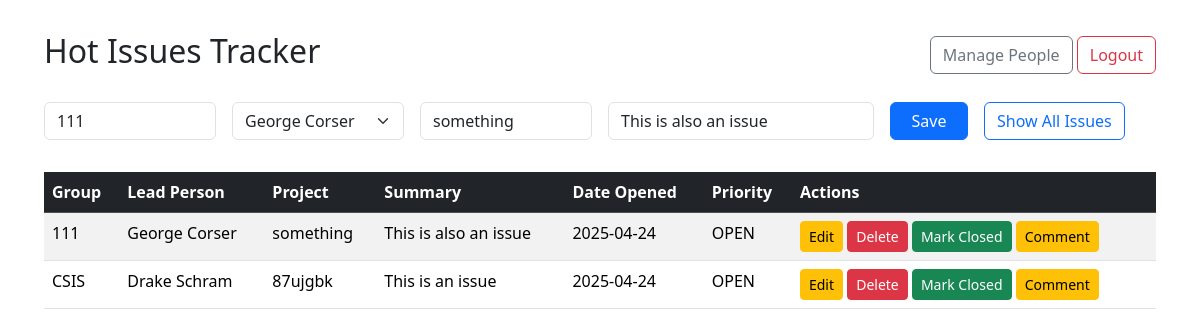
/index.php?edit=3 (signed in), run on the app's committed database.
### tables this page shows
CREATE TABLE `iss_issues` (
  `id` int(11) NOT NULL,
  `short_description` varchar(255) NOT NULL,
  `lead_person` int(11) NOT NULL,
  `open_date` date NOT NULL,
  `close_date` date NOT NULL,
  `priority` varchar(255) NOT NULL,
  `org` varchar(255) NOT NULL,
  `project` varchar(255) NOT NULL,
  `per_id` int(11) NOT NULL
);

CREATE TABLE `iss_persons` (
  `id` int(11) NOT NULL,
  `fname` varchar(255) NOT NULL,
  `lname` varchar(255) NOT NULL,
  `email` varchar(255) NOT NULL,
  `pwd_hash` varchar(255) NOT NULL,
  `pwd_salt` varchar(255) NOT NULL,
  `admin` tinyint(1) NOT NULL
);

### index.php (the view, shortened to what this page needs)
<?php
$pdo = DB::connect();
$peopleStmt = $pdo->query("SELECT id, fname, lname FROM iss_persons ORDER BY fname, lname");
$people = $peopleStmt->fetchAll(PDO::FETCH_ASSOC);
$showAll = $_SESSION['show_all_issues'] ?? false;
function getPersonName($people, $id) {
  foreach ($people as $person) {
    if ($person['id'] == $id) {
      return $person['fname'] . ' ' . $person['lname'];
    }
  }
  return '[Unknown]';
}
$editIssue = null;
if (isset($_GET['edit'])) {
  $stmt = $pdo->prepare("SELECT * FROM iss_issues WHERE id = ?");
  $stmt->execute([$_GET['edit']]);
  $editIssue = $stmt->fetch(PDO::FETCH_ASSOC);
}
$issuesStmt = $pdo->prepare(
  $showAll ? "SELECT * FROM iss_issues ORDER BY id DESC" : "SELECT * FROM iss_issues WHERE priority = 'OPEN' ORDER BY id DESC"
);
$issuesStmt->execute();
$issues = $issuesStmt->fetchAll(PDO::FETCH_ASSOC);
?>
<!DOCTYPE html>
<html lang="en">
<head>
  <link href="https://cdn.jsdelivr.net/npm/bootstrap@5.3.2/dist/css/bootstrap.min.css" rel="stylesheet">
</head>
<body>
<div class="container">
  <div class="d-flex justify-content-between align-items-center mb-4">
    <h2>Hot Issues Tracker</h2>
    <div>
      <a href="people.php" class="btn btn-outline-secondary">Manage People</a>
      <a href="logout.php" class="btn btn-outline-danger">Logout</a>
    </div>
  </div>
  <div class="form-section">
    <form method="POST">
      <div class="row g-3">
        <div class="col-md-2">
          <input type="text" name="group" class="form-control" placeholder="Group" required value="<?= $editIssue['org'] ?? '' ?>">
        </div>
        <div class="col-md-2">
          <select name="lead_person" class="form-select" required>
            <?php foreach ($people as $person): ?>
              <?php
                $selected = isset($editIssue['lead_person']) && $editIssue['lead_person'] == $person['id'] ? 'selected' : '';
                $name = htmlspecialchars($person['fname'] . ' ' . $person['lname']);
              ?>
              <option value="<?= $person['id'] ?>" <?= $selected ?>><?= $name ?></option>
            <?php endforeach; ?>
          </select>
        </div>
        <div class="col-md-2">
          <input type="text" name="project" class="form-control" placeholder="Project" required value="<?= $editIssue['project'] ?? '' ?>">
        </div>
        <div class="col-md-3">
          <input type="text" name="summary" class="form-control" placeholder="Short Summary" required value="<?= $editIssue['short_description'] ?? '' ?>">
        </div>
        <div class="col-md-1">
          <button type="submit" class="btn btn-primary w-100">Save</button>
        </div>
        <div class="col-md-2">
          <a href="?toggle_filter=1" class="btn btn-outline-primary">
            <?= $showAll ? "Show Open Issues" : "Show All Issues" ?>
          </a>
        </div>
      </div>
    </form>
  </div>
  <table class="table table-striped">
    <thead class="table-dark">
      <tr>
        <th>Group</th>
        <th>Lead Person</th>
        <th>Project</th>
        <th>Summary</th>
        <th>Date Opened</th>
        <th>Priority</th>
        <th>Actions</th>
      </tr>
    </thead>
    <tbody>
      <?php foreach ($issues as $issue): ?>
        <?php
          $canEdit = $_SESSION['is_admin'] || $issue['per_id'] == $_SESSION['user_id'];
          $canMarkClosed = $_SESSION['is_admin'] && $issue['priority'] == 'OPEN';
          $editClass = $canEdit ? 'btn-warning' : 'btn-secondary disabled-link';
          $deleteClass = $canEdit ? 'btn-danger' : 'btn-secondary disabled-link';
          $closeClass = $canMarkClosed ? 'btn-success' : 'btn-secondary disabled-link';
        ?>
        <tr>
          <td><?= htmlspecialchars($issue['org']) ?></td>
          <td><?= htmlspecialchars(getPersonName($people, $issue['per_id'])) ?></td>
          <td><?= htmlspecialchars($issue['project']) ?></td>
          <td><?= htmlspecialchars($issue['short_description']) ?></td>
          <td><?= htmlspecialchars($issue['open_date']) ?></td>
          <td><?= htmlspecialchars($issue['priority']) ?></td>
          <td>
            <a href="<?= $canEdit ? "?edit={$issue['id']}" : "#" ?>" class="btn btn-sm <?= $editClass ?>">Edit</a>
            <a href="<?= $canEdit ? "?delete={$issue['id']}" : "#" ?>" class="btn btn-sm <?= $deleteClass ?>" onclick="<?= $canEdit ? "return confirm('Delete this issue?')" : "return false" ?>">Delete</a>
            <a href="<?= $canMarkClosed ? "?close={$issue['id']}" : "#" ?>" class="btn btn-sm <?= $closeClass ?>" onclick="<?= $canMarkClosed ? "return confirm('Mark this issue as closed?')" : "return false"?>">Mark Closed</a>
            <a href="comments.php?issue_id=<?= $issue['id'] ?>" class="btn btn-sm btn-warning">Comment</a>
          </td>
        </tr>
      <?php endforeach; ?>
    </tbody>
  </table>
</div>
</body>
</html>

### index.php (style rules this page uses)
body { padding: 2rem; }
.form-section { margin-bottom: 2rem; }

### data on the page
iss_issues: group "111", project "something", summary "This is also an issue", org "111", per.lname "George Corser", short_description "This is also an issue", open_date "2025-04-24", priority "OPEN"
iss_issues: org "CSIS", per.lname "Drake Schram", project "87ujgbk", short_description "This is an issue", open_date "2025-04-24", priority "OPEN"

### other printed values
form field lead_person "George Corser"
